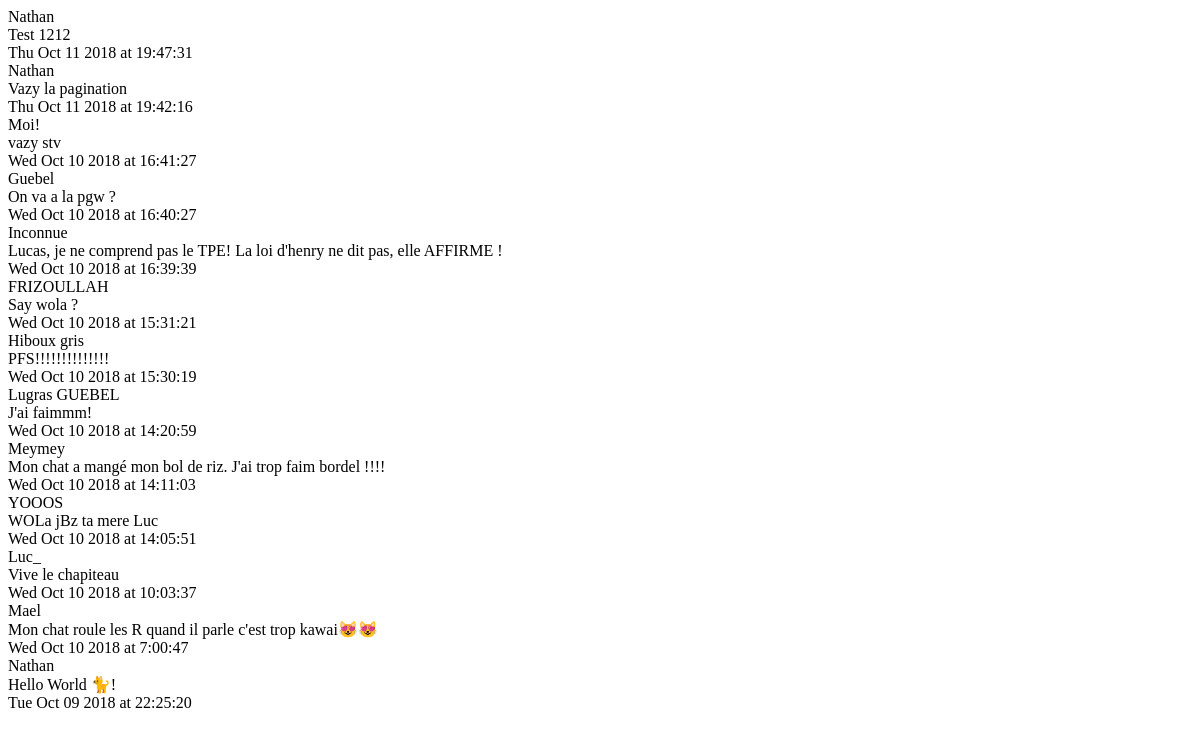
The app's page /mews/get/, older data.
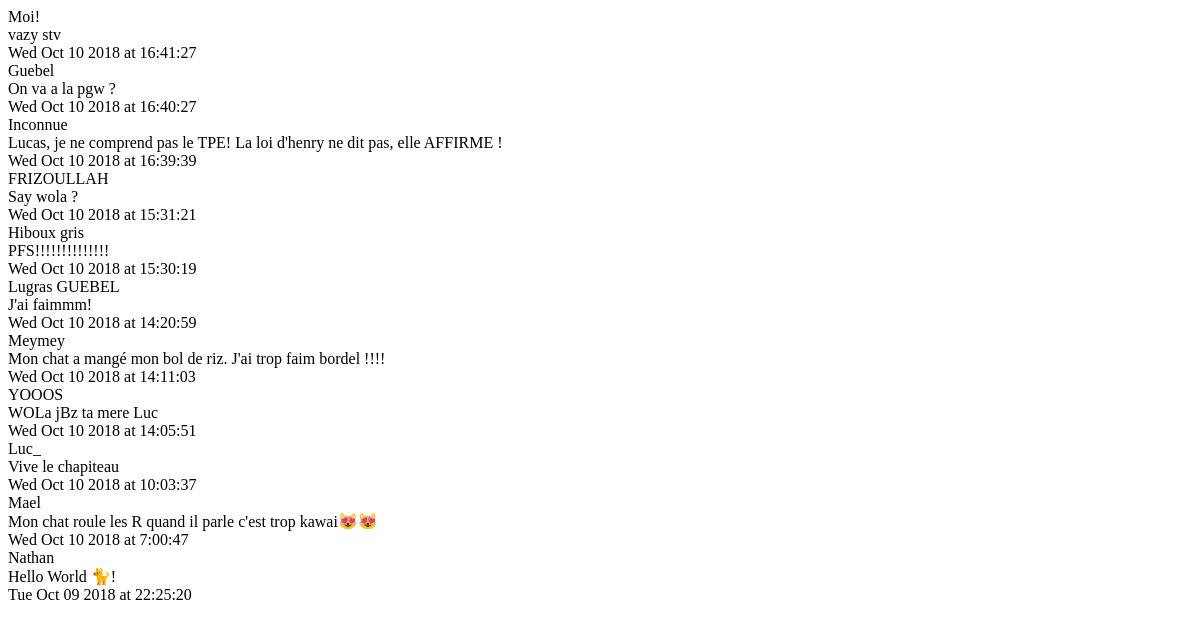
The same page, newer data.
### mews/models.py (models this page shows, shortened)
class Mew(models.Model):
	username = models.CharField(max_length=42)
	content = models.TextField(max_length=400)
	date = models.DateTimeField(default=now,verbose_name="Date de parution")
	class Meta:
		ordering = ['-date','username']

### mews/views.py (the view)
# urls.py: path('mews/get/',views.getMews,name="getMews"),
def getMews(request):
	mews = Mew.objects.all()
	for mew in mews:
		mew.date = parsedDate(mew.date)
	return render(request,'mews/get.html',{'mews':mews})

### mews/views.py (called while the page is built)
def parsedDate(date):
	debut = date.strftime('%a %b %d %Y at ')
	heure = int(date.strftime('%H'))+2
	debut += str(heure)
	debut += date.strftime(':%M:%S')
	return debut

### mews/templates/mews/get.html
<div class="row">
	<div id="mews" class="col-lg-8 col-lg-offset-2 col-sm-10 col-sm-offset-1 col-xs-12">
		{% for mew in mews %}
			<div class="mew">
				<span class="username">{{ mew.username|safe }}</span><br/>
				<span class="content">{{ mew.content|safe }}</span><br/>
				<span class="date">{{ mew.date|safe }}</span>
			</div>
		{% endfor %}
	</div>
</div>

Row changes from the older to the newer data that the page shows:
removed Mew: username "Nathan", content "Test 1212", date "Thu Oct 11 2018 at 19:47:31"
removed Mew: username "Nathan", content "Vazy la pagination", date "Thu Oct 11 2018 at 19:42:16"
